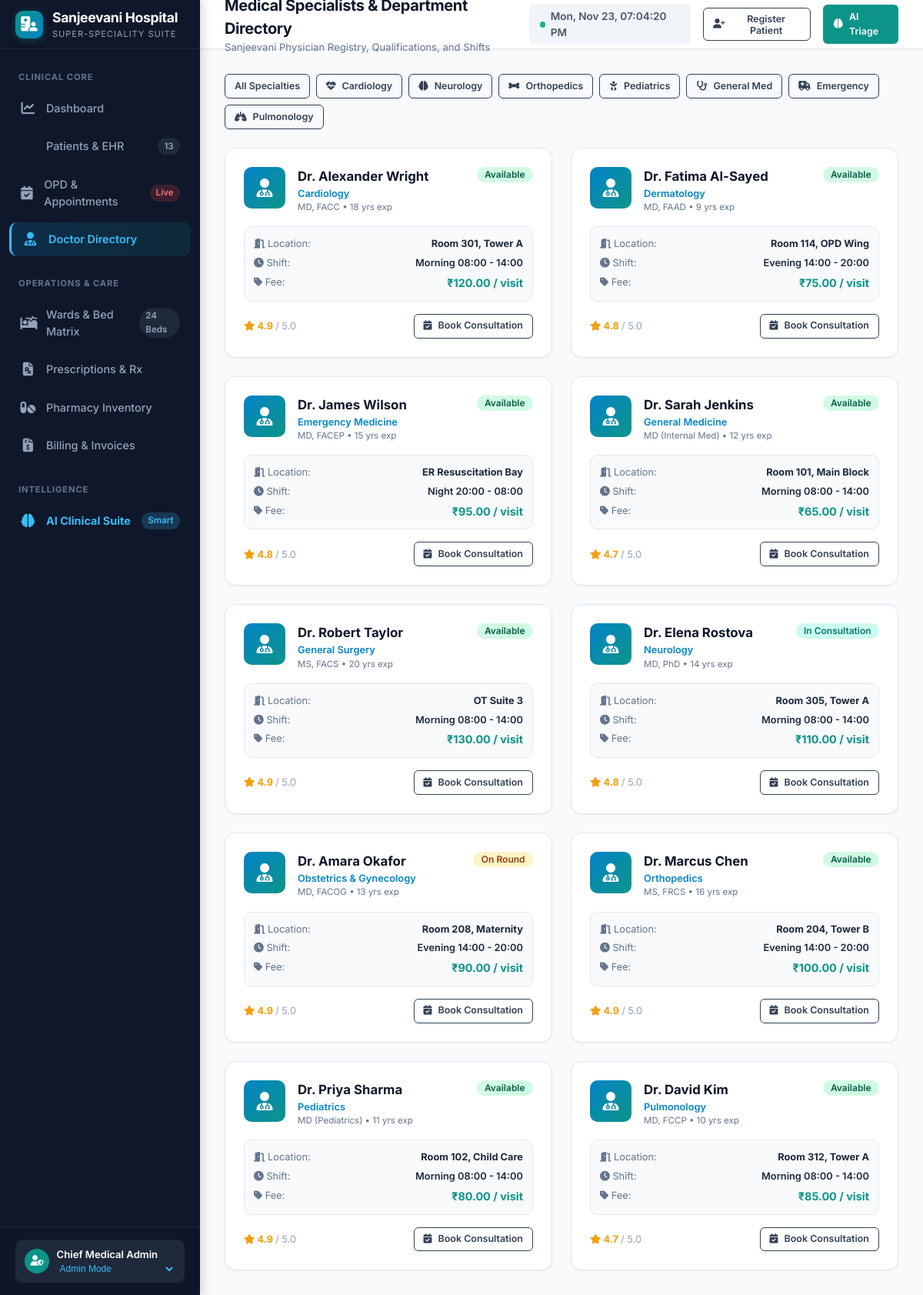
/doctors, run on an earlier commit of the app's database.
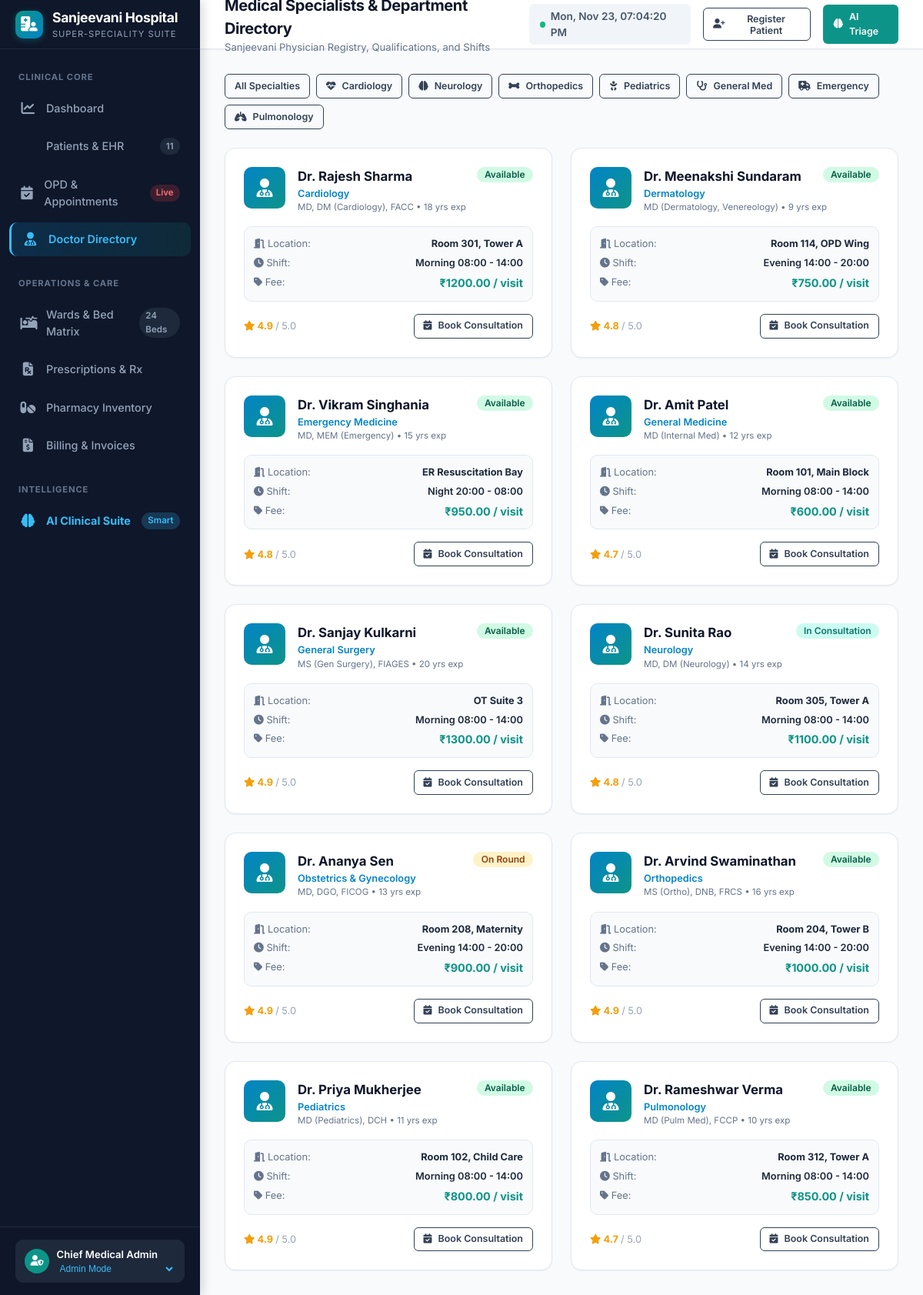
And on a later commit of the database.
### tables this page shows
CREATE TABLE doctors (
        id INTEGER PRIMARY KEY AUTOINCREMENT,
        doctor_uid TEXT UNIQUE NOT NULL,
        name TEXT NOT NULL,
        department TEXT NOT NULL,
        specialization TEXT NOT NULL,
        qualification TEXT,
        experience_years INTEGER,
        room_number TEXT,
        phone TEXT,
        email TEXT,
        shift TEXT,
        consultation_fee REAL DEFAULT 500.0,
        status TEXT DEFAULT 'Available', -- 'Available', 'In Consultation', 'On Round', 'Off Duty'
        rating REAL DEFAULT 4.8
    );

### app.py (the view)
@app.get("/doctors", response_class=HTMLResponse)
async def doctors_page(request: Request, dept: Optional[str] = None):
    doctors = get_all_doctors(department=dept or "")
    metrics = get_dashboard_metrics()
    return templates.TemplateResponse(
        request=request,
        name="doctors.html",
        context={
            "active_page": "doctors",
            "doctors": doctors,
            "current_dept": dept,
            "total_patients": metrics["total_patients"]
        }
    )

### templates/doctors.html (shortened to what this page needs)
{% extends "base.html" %}
{% block page_subtitle %}Sanjeevani Physician Registry, Qualifications, and Shifts{% endblock %}
{% block content %}
<div style="display:flex; gap:0.5rem; flex-wrap:wrap; margin-bottom: 1.5rem;">
    <a href="/doctors" class="btn btn-outline btn-sm {% if not current_dept or current_dept == 'All' %}btn-primary{% endif %}">All Specialties</a>
    <a href="/doctors?dept=Cardiology" class="btn btn-outline btn-sm {% if current_dept == 'Cardiology' %}btn-primary{% endif %}"><i class="fas fa-heartbeat"></i> Cardiology</a>
    <a href="/doctors?dept=Neurology" class="btn btn-outline btn-sm {% if current_dept == 'Neurology' %}btn-primary{% endif %}"><i class="fas fa-brain"></i> Neurology</a>
    <a href="/doctors?dept=Orthopedics" class="btn btn-outline btn-sm {% if current_dept == 'Orthopedics' %}btn-primary{% endif %}"><i class="fas fa-bone"></i> Orthopedics</a>
    <a href="/doctors?dept=Pediatrics" class="btn btn-outline btn-sm {% if current_dept == 'Pediatrics' %}btn-primary{% endif %}"><i class="fas fa-baby"></i> Pediatrics</a>
    <a href="/doctors?dept=General Medicine" class="btn btn-outline btn-sm {% if current_dept == 'General Medicine' %}btn-primary{% endif %}"><i class="fas fa-stethoscope"></i> General Med</a>
    <a href="/doctors?dept=Emergency Medicine" class="btn btn-outline btn-sm {% if current_dept == 'Emergency Medicine' %}btn-primary{% endif %}"><i class="fas fa-ambulance"></i> Emergency</a>
    <a href="/doctors?dept=Pulmonology" class="btn btn-outline btn-sm {% if current_dept == 'Pulmonology' %}btn-primary{% endif %}"><i class="fas fa-lungs"></i> Pulmonology</a>
</div>
<div style="display: grid; grid-template-columns: repeat(auto-fill, minmax(320px, 1fr)); gap: 1.5rem;">
    {% for doc in doctors %}
    <div class="card" style="transition: transform 0.2s ease;">
        <div class="card-body">
            <div style="display: flex; gap: 1rem; align-items: flex-start; margin-bottom: 1rem;">
                <div style="width: 54px; height: 54px; border-radius: var(--radius-md); background: linear-gradient(135deg, #0284c7, #0d9488); color: white; display: flex; align-items: center; justify-content: center; font-size: 1.5rem; font-weight: 700; flex-shrink: 0;">
                    <i class="fas fa-user-md"></i>
                </div>
                <div style="flex: 1;">
                    <div style="display:flex; justify-content:space-between; align-items:flex-start;">
                        <h3 style="font-size: 1.05rem; font-weight: 700; color: var(--slate-900);">{{ doc.name }}</h3>
                        <span class="badge {% if doc.status == 'Available' %}badge-success{% elif doc.status == 'In Consultation' %}badge-teal{% elif doc.status == 'On Round' %}badge-warning{% else %}badge-slate{% endif %}">
                            {{ doc.status }}
                        </span>
                    </div>
                    <div style="font-size: 0.8rem; font-weight: 600; color: var(--primary);">{{ doc.department }}</div>
                    <div style="font-size: 0.72rem; color: var(--slate-500);">{{ doc.qualification }} • {{ doc.experience_years }} yrs exp</div>
                </div>
            </div>
            <div style="background: var(--slate-50); border: 1px solid var(--slate-200); border-radius: var(--radius-md); padding: 0.75rem; font-size: 0.8rem; margin-bottom: 1rem;">
                <div style="display:flex; justify-content:space-between; margin-bottom: 0.35rem;">
                    <span style="color:var(--slate-500);"><i class="fas fa-door-open"></i> Location:</span>
                    <strong style="color:var(--slate-800);">{{ doc.room_number }}</strong>
                </div>
                <div style="display:flex; justify-content:space-between; margin-bottom: 0.35rem;">
                    <span style="color:var(--slate-500);"><i class="fas fa-clock"></i> Shift:</span>
                    <span style="color:var(--slate-800); font-weight:600;">{{ doc.shift }}</span>
                </div>
                <div style="display:flex; justify-content:space-between;">
                    <span style="color:var(--slate-500);"><i class="fas fa-tag"></i> Fee:</span>
                    <strong style="color:var(--teal); font-size:0.9rem;">₹{{ "%.2f"|format(doc.consultation_fee) }} / visit</strong>
                </div>
            </div>
            <div style="display:flex; justify-content:space-between; align-items:center;">
                <div style="font-size: 0.8rem; color: #f59e0b; font-weight: 700;">
                    <i class="fas fa-star"></i> {{ doc.rating }} <span style="color:var(--slate-400); font-weight:normal;">/ 5.0</span>
                </div>
                <a href="/appointments?doctor_id={{ doc.id }}" class="btn btn-outline btn-sm">
                    <i class="fas fa-calendar-check"></i> Book Consultation
                </a>
            </div>
        </div>
    </div>
    {% endfor %}
</div>
{% endblock %}

### templates/base.html (shortened to what this page needs)
<!DOCTYPE html>
<html lang="en">
<head>
    <link rel="stylesheet" href="https://cdnjs.cloudflare.com/ajax/libs/font-awesome/6.5.1/css/all.min.css">
    <link rel="stylesheet" href="/static/css/styles.css">
</head>
<body>
    <div class="app-container">
        <aside class="sidebar">
            <div class="sidebar-header">
                <div class="brand-icon">
                    <i class="fas fa-hospital-user"></i>
                </div>
                <div>
                    <div class="brand-title">Sanjeevani Hospital</div>
                    <div class="brand-sub">Super-Speciality Suite</div>
                </div>
            </div>
            <nav class="sidebar-nav">
                <div class="nav-section-title">Clinical Core</div>
                <a href="/" class="nav-link {% if active_page == 'dashboard' %}active{% endif %}">
                    <i class="fas fa-chart-line"></i>
                    <span>Dashboard</span>
                </a>
                <a href="/patients" class="nav-link {% if active_page == 'patients' %}active{% endif %}">
                    <span>Patients & EHR</span>
                    <span class="nav-badge">{{ total_patients or 10 }}</span>
                </a>
                <a href="/appointments" class="nav-link {% if active_page == 'appointments' %}active{% endif %}">
                    <i class="fas fa-calendar-check"></i>
                    <span>OPD & Appointments</span>
                    <span class="nav-badge danger">Live</span>
                </a>
                <a href="/doctors" class="nav-link {% if active_page == 'doctors' %}active{% endif %}">
                    <i class="fas fa-user-md"></i>
                    <span>Doctor Directory</span>
                </a>
                <div class="nav-section-title" style="margin-top: 0.85rem;">Operations & Care</div>
                <a href="/beds" class="nav-link {% if active_page == 'beds' %}active{% endif %}">
                    <i class="fas fa-procedures"></i>
                    <span>Wards & Bed Matrix</span>
                    <span class="nav-badge">24 Beds</span>
                </a>
                <a href="/prescriptions" class="nav-link {% if active_page == 'prescriptions' %}active{% endif %}">
                    <i class="fas fa-file-prescription"></i>
                    <span>Prescriptions & Rx</span>
                </a>
                <a href="/pharmacy" class="nav-link {% if active_page == 'pharmacy' %}active{% endif %}">
                    <i class="fas fa-pills"></i>
                    <span>Pharmacy Inventory</span>
                </a>
                <a href="/billing" class="nav-link {% if active_page == 'billing' %}active{% endif %}">
                    <i class="fas fa-file-invoice-dollar"></i>
                    <span>Billing & Invoices</span>
                </a>
                <div class="nav-section-title" style="margin-top: 0.85rem;">Intelligence</div>
                <a href="/ai-tools" class="nav-link {% if active_page == 'ai-tools' %}active{% endif %}">
                    <i class="fas fa-brain" style="color: #38bdf8;"></i>
                    <span style="font-weight: 700; color: #38bdf8;">AI Clinical Suite</span>
                    <span class="nav-badge" style="background: rgba(56, 189, 248, 0.2); color: #38bdf8;">Smart</span>
                </a>
            </nav>
            <div class="sidebar-footer">
                <div class="role-switcher-box">
                    <div class="role-avatar">
                        <i class="fas fa-user-shield"></i>
                    </div>
                    <div class="role-info">
                        <div class="role-name" id="activeRoleName">Chief Medical Admin</div>
                        <div class="role-type">
                            <select id="roleSelect" style="background:transparent; border:none; color:#38bdf8; font-size:0.75rem; outline:none; cursor:pointer; width:100%;">
                                <option value="Chief Medical Admin" style="color:#000;">Admin Mode</option>
                            </select>
                        </div>
                    </div>
                </div>
            </div>
        </aside>
        <main class="main-wrapper">
            <header class="top-navbar">
                <div class="page-title-area">
                    <div>
                        <h1 class="page-title">{% block page_title %}Clinical Dashboard{% endblock %}</h1>
                        <p class="page-subtitle">{% block page_subtitle %}Real-time Hospital Operations & Health Telemetry{% endblock %}</p>
                    </div>
                </div>
                <div class="top-actions">
                    <div class="live-clock" id="liveClock">
                    </div>
                    {% block header_actions %}
                    <button class="btn btn-outline btn-sm" onclick="openModal('quickRegisterModal')">
                        <i class="fas fa-user-plus"></i> Register Patient
                    </button>
                    <a href="/ai-tools" class="btn btn-teal btn-sm">
                        <i class="fas fa-brain"></i> AI Triage
                    </a>
                    {% endblock %}
                </div>
            </header>
            <section class="content-body">
                {% block content %}{% endblock %}
            </section>
        </main>
    </div>
</body>
</html>

What changed in the data, as far as the page shows it:
changed doctors "Cardiology": name "Dr. Alexander Wright" → "Dr. Rajesh Sharma"; qualification "MD, FACC" → "MD, DM (Cardiology), FACC"; consultation_fee "120.00" → "1200.00"
changed doctors "Dermatology": name "Dr. Fatima Al-Sayed" → "Dr. Meenakshi Sundaram"; qualification "MD, FAAD" → "MD (Dermatology, Venereology)"; consultation_fee "75.00" → "750.00"
changed doctors "Emergency Medicine": name "Dr. James Wilson" → "Dr. Vikram Singhania"; qualification "MD, FACEP" → "MD, MEM (Emergency)"; consultation_fee "95.00" → "950.00"
changed doctors "General Medicine": name "Dr. Sarah Jenkins" → "Dr. Amit Patel"; consultation_fee "65.00" → "600.00"
changed doctors "General Surgery": name "Dr. Robert Taylor" → "Dr. Sanjay Kulkarni"; qualification "MS, FACS" → "MS (Gen Surgery), FIAGES"; consultation_fee "130.00" → "1300.00"
changed doctors "Neurology": name "Dr. Elena Rostova" → "Dr. Sunita Rao"; qualification "MD, PhD" → "MD, DM (Neurology)"; consultation_fee "110.00" → "1100.00"
changed doctors "Obstetrics & Gynecology": name "Dr. Amara Okafor" → "Dr. Ananya Sen"; qualification "MD, FACOG" → "MD, DGO, FICOG"; consultation_fee "90.00" → "900.00"
changed doctors "Orthopedics": name "Dr. Marcus Chen" → "Dr. Arvind Swaminathan"; qualification "MS, FRCS" → "MS (Ortho), DNB, FRCS"; consultation_fee "100.00" → "1000.00"
changed doctors "Pediatrics": name "Dr. Priya Sharma" → "Dr. Priya Mukherjee"; qualification "MD (Pediatrics)" → "MD (Pediatrics), DCH"; consultation_fee "80.00" → "800.00"
changed doctors "Pulmonology": name "Dr. David Kim" → "Dr. Rameshwar Verma"; qualification "MD, FCCP" → "MD (Pulm Med), FCCP"; consultation_fee "85.00" → "850.00"
Also different on the page:
{{ total_patients or 10 }}: "13" → "11"
